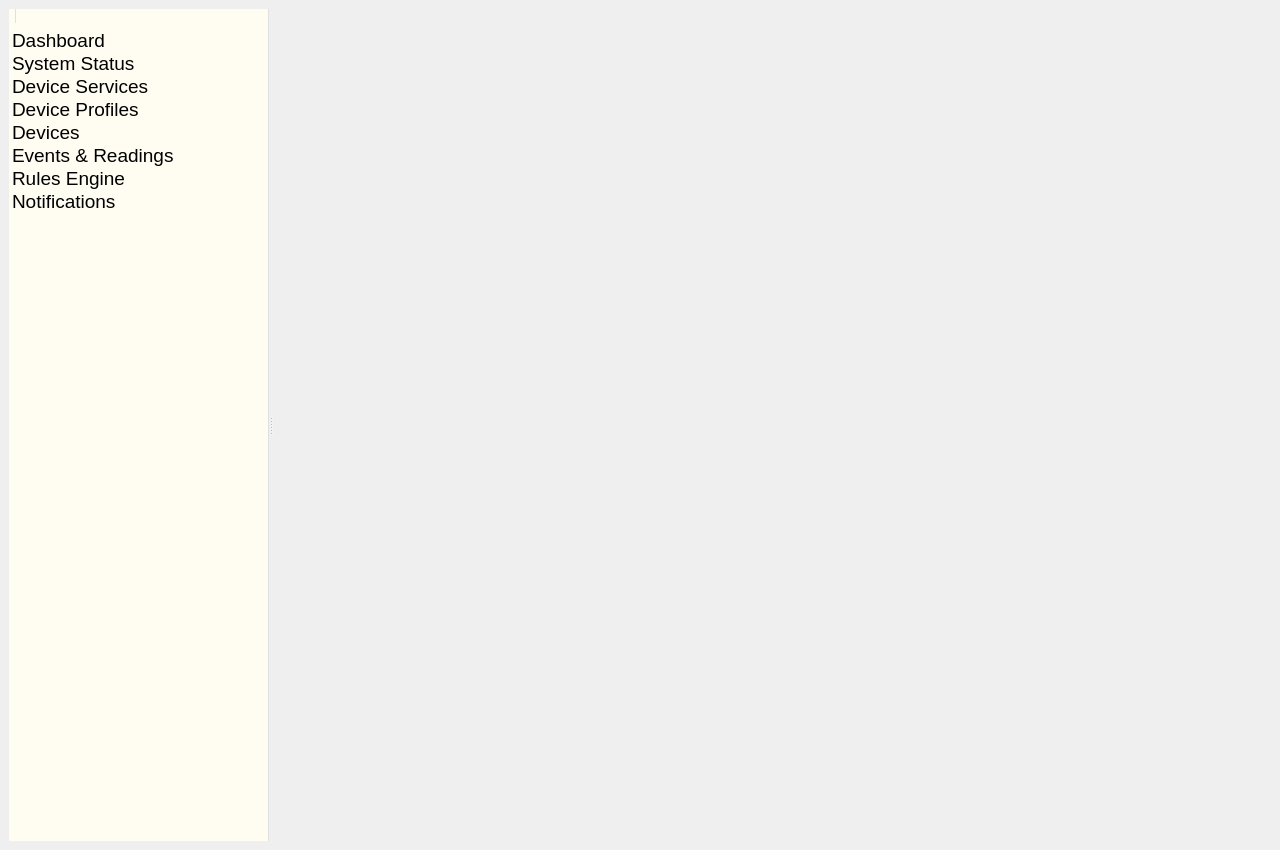
<?xml version="1.0" encoding="UTF-8"?>
<ui version="4.0">
 <class>MainWindow</class>
 <widget class="QMainWindow" name="MainWindow">
  <property name="geometry">
   <rect>
    <x>0</x>
    <y>0</y>
    <width>1280</width>
    <height>850</height>
   </rect>
  </property>
  <property name="windowTitle">
   <string>Honeycomb edge</string>
  </property>
  <widget class="QWidget" name="centralWidget">
   <layout class="QHBoxLayout" name="horizontalLayout">
    <item>
     <widget class="QSplitter" name="splitter">
      <property name="orientation">
       <enum>Qt::Horizontal</enum>
      </property>
      <widget class="QWidget" name="navContainer" native="true">
       <property name="minimumSize">
        <size>
         <width>260</width>
         <height>0</height>
        </size>
       </property>
       <property name="maximumSize">
        <size>
         <width>260</width>
         <height>16777215</height>
        </size>
       </property>
       <property name="styleSheet">
        <string notr="true">background-color: #FFFDF2; border-right: 1px solid #E0E0E0;</string>
       </property>
       <layout class="QVBoxLayout" name="verticalLayout">
        <property name="leftMargin">
         <number>0</number>
        </property>
        <property name="topMargin">
         <number>0</number>
        </property>
        <property name="rightMargin">
         <number>0</number>
        </property>
        <property name="bottomMargin">
         <number>20</number>
        </property>
        <item alignment="Qt::AlignLeft">
         <widget class="QLabel" name="logoLabel">
          <property name="maximumSize">
           <size>
            <width>16777215</width>
            <height>100</height>
           </size>
          </property>
          <property name="text">
           <string/>
          </property>
          <property name="pixmap">
           <pixmap resource="resources.qrc">:/resources/honeycomblogo.png</pixmap>
          </property>
          <property name="scaledContents">
           <bool>true</bool>
          </property>
          <property name="alignment">
           <set>Qt::AlignLeading|Qt::AlignLeft|Qt::AlignTop</set>
          </property>
          <property name="margin">
           <number>15</number>
          </property>
         </widget>
        </item>
        <item>
         <widget class="QListWidget" name="navPanel">
          <property name="frameShape">
           <enum>QFrame::NoFrame</enum>
          </property>
          <property name="verticalScrollBarPolicy">
           <enum>Qt::ScrollBarAlwaysOff</enum>
          </property>
          <item>
           <property name="text">
            <string>Dashboard</string>
           </property>
           <property name="font">
            <font>
             <pointsize>14</pointsize>
            </font>
           </property>
          </item>
          <item>
           <property name="text">
            <string>System Status</string>
           </property>
           <property name="font">
            <font>
             <pointsize>14</pointsize>
            </font>
           </property>
          </item>
          <item>
           <property name="text">
            <string>Device Services</string>
           </property>
           <property name="font">
            <font>
             <pointsize>14</pointsize>
            </font>
           </property>
          </item>
          <item>
           <property name="text">
            <string>Device Profiles</string>
           </property>
           <property name="font">
            <font>
             <pointsize>14</pointsize>
            </font>
           </property>
          </item>
          <item>
           <property name="text">
            <string>Devices</string>
           </property>
           <property name="font">
            <font>
             <pointsize>14</pointsize>
            </font>
           </property>
          </item>
          <item>
           <property name="text">
            <string>Events &amp; Readings</string>
           </property>
           <property name="font">
            <font>
             <pointsize>14</pointsize>
            </font>
           </property>
          </item>
          <item>
           <property name="text">
            <string>Rules Engine</string>
           </property>
           <property name="font">
            <font>
             <pointsize>14</pointsize>
            </font>
           </property>
          </item>
          <item>
           <property name="text">
            <string>Notifications</string>
           </property>
           <property name="font">
            <font>
             <pointsize>14</pointsize>
            </font>
           </property>
          </item>
         </widget>
        </item>
       </layout>
      </widget>
      <widget class="QStackedWidget" name="centralStack"/>
     </widget>
    </item>
   </layout>
  </widget>
  <widget class="QMenuBar" name="menuBar">
   <property name="geometry">
    <rect>
     <x>0</x>
     <y>0</y>
     <width>1280</width>
     <height>19</height>
    </rect>
   </property>
  </widget>
 </widget>
 <resources>
  <include location="resources.qrc"/>
 </resources>
 <connections/>
</ui>
